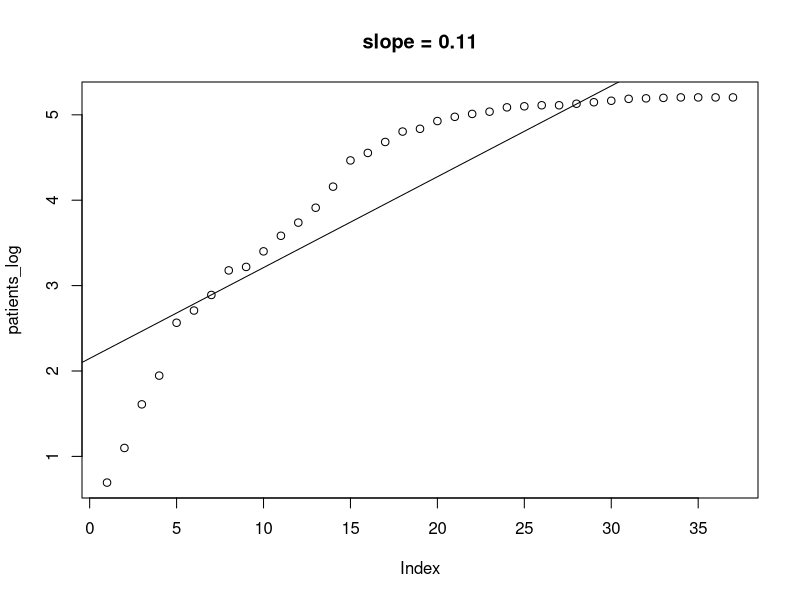
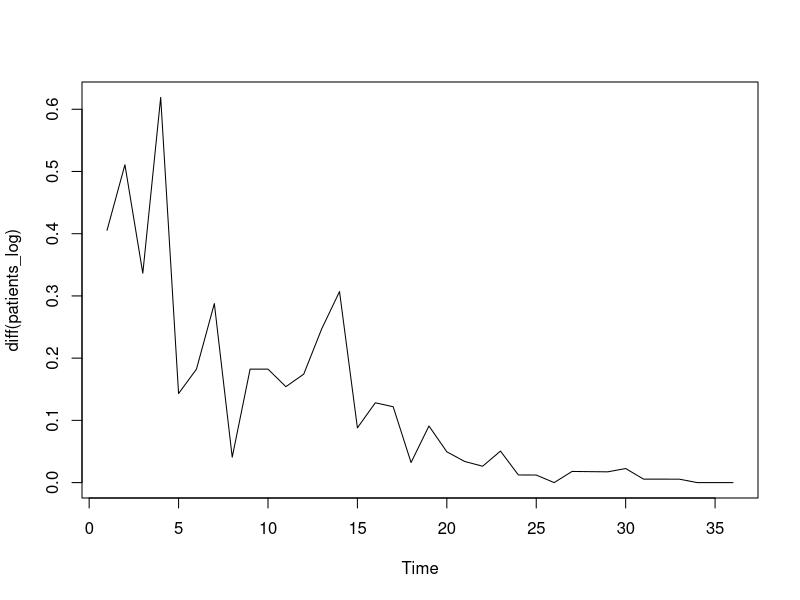

Here is the R script that generated these plots, in order:
#!/usr/bin/env Rscript

start_index <- 1

d <- c(2,3,5,7,13,15,18,24,25,30,36,42,50,64,87,95,108,122,126,138,145,150,154,
162,164,166,166,169,172,175,179,180,181,182,182,182,182)
d <- d[start_index:length(d)]
patients_log <- log(d)

x <- 1:length(patients_log)

df <- data.frame(cbind(patients_log, x))
names(df) <- c("y","x")
fit <- lm("y ~ x", df)

jpeg("./mers_patients_log.jpg",width=640,height=320)
plot(patients_log)
abline(fit)
title(paste0("slope = ", toString(round(fit$coefficients[2],2))))
dev.off()

jpeg("./mers_patients_log_diff.jpg")
ts.plot(diff(patients_log))
dev.off()
